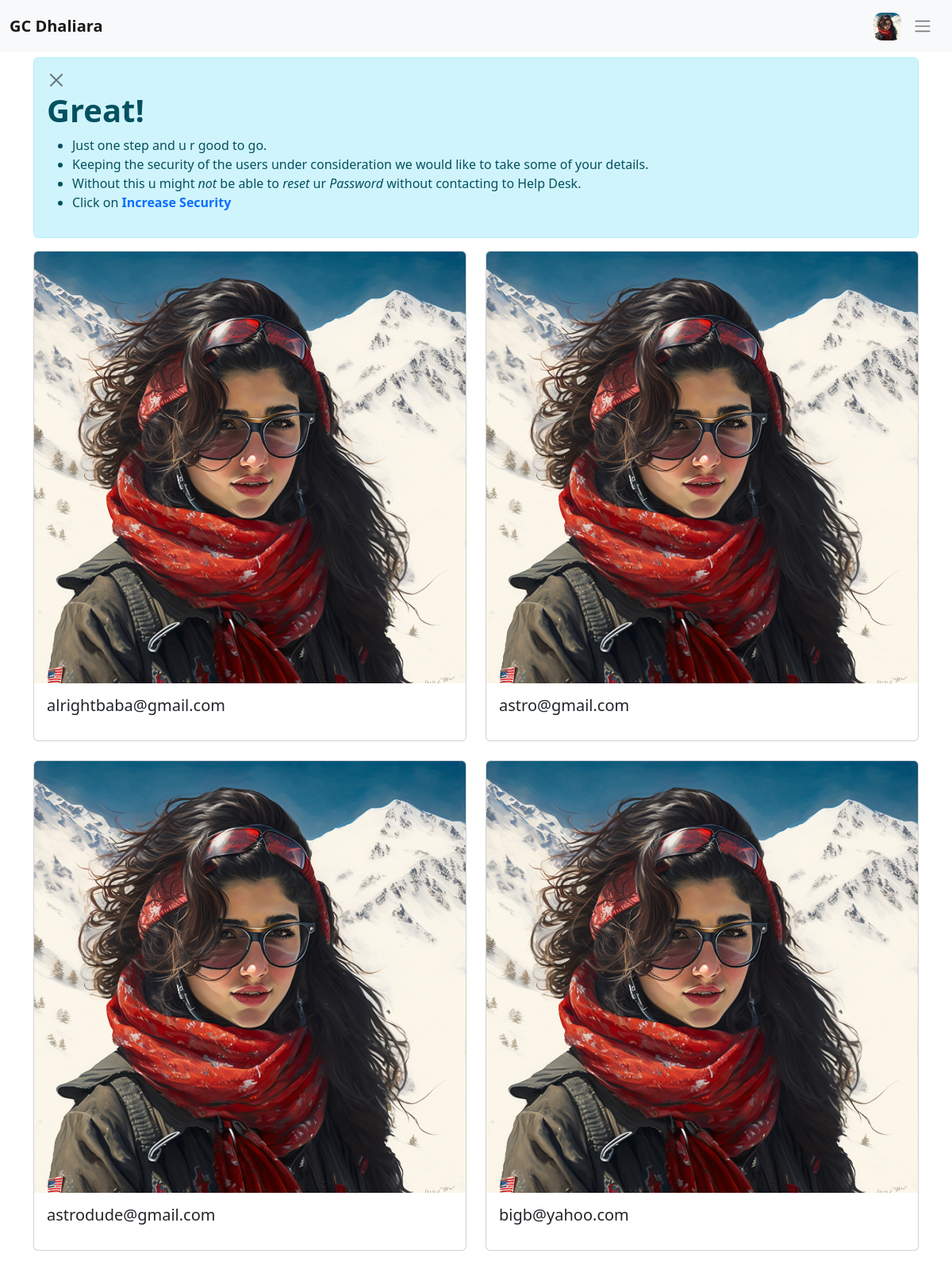
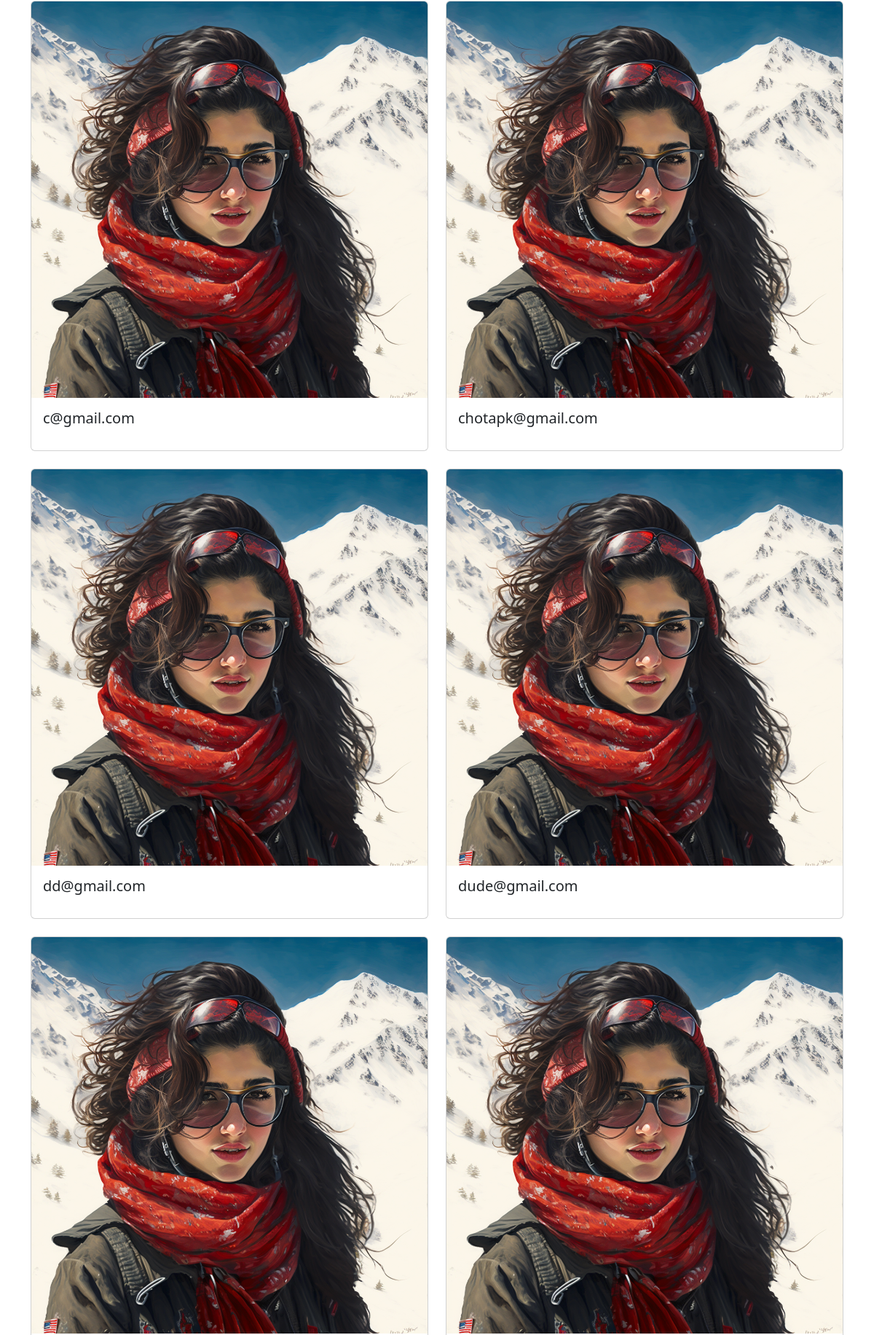
The page /welcome.php (signed in, upper part) on the database its author committed (2 pictures, top to bottom).
### tables this page shows
CREATE TABLE `users` (
  `sno.` int(11) NOT NULL,
  `username` varchar(100) NOT NULL,
  `password` text NOT NULL,
  `dt` timestamp NOT NULL DEFAULT current_timestamp()
);

### welcome.php (the view, shortened to what this page needs)
<!doctype html>
<html lang="en">
  <head>
    <link href= "nav.css" rel= "stylesheet">
    <link href= "welcome.css" rel= "stylesheet">
    <link rel="stylesheet" href="https://stackpath.bootstrapcdn.com/bootstrap/4.4.1/css/bootstrap.min.css">
    <link href="https://cdn.jsdelivr.net/npm/bootstrap@5.2.2/dist/css/bootstrap.min.css" rel="stylesheet">
    </head>
  <body>
    <?php require 'nav.php' ?>
<br>
<?php
$username= $_SESSION['username'];
$conn = mysqli_connect('127.0.0.1', 'root', '', 'morphed_rage');
  $sql = "SELECT * FROM `Security_Q` WHERE username ='$username'";
    $rs= mysqli_query($conn, $sql);
$row=mysqli_fetch_assoc($rs);
    if(!$row)
    {
    echo '<div class="container"><div class="alert alert-info container" role="alert">
  <button type="button" class="btn-close" data-bs-dismiss="alert" aria-label="Close"></button>
  <h1><b>Great!</b></h1>
<ul>
  <li>Just one step and u r good to go.</li>
  <li>Keeping the security of the users under consideration we would like to take some of your details.</li>
  <li>Without this u might <i>not</i> be able to <i>reset</i> ur <i>Password</i> without contacting to Help Desk.</li>
  <li>
    Click on <a style="text-decoration:none" href="set_sq.php"><b>Increase Security</b></a>
  </li>
</ul>
    </div></div>';
    }
      ?>
<div class= " container"><span class= "scard">
<div class="row row-cols-1 row-cols-md-2 g-4">
<?php
$conn = mysqli_connect('127.0.0.1', 'root', '', 'morphed_rage');
$username = $_SESSION['username'];
$pplsrch = "SELECT username FROM users WHERE username != '$username'";
$ppl = mysqli_query($conn, $pplsrch);
while($eachppl = mysqli_fetch_assoc($ppl)) {
  $reciever = $eachppl['username'];
  $profiledt = "SELECT * FROM `profile` WHERE username ='$reciever'";
  $profiledtrs= mysqli_query($conn, $profiledt);
  if($profiledtrs){
    $eachprodt=mysqli_fetch_assoc($profiledtrs);
    if(!empty($eachprodt['first name'])||!empty($eachprodt['last name'])){
      $rfname= $eachprodt['first name'];
      $rlname= $eachprodt['last name'];
      $name= $rfname.' '.$rlname;}
    else{
      $name= $reciever;
            }
if(isset($eachprodt['bio'])&&!empty($eachprodt['bio'])){
$bio=$eachprodt['bio'];}
else{$bio=NULL;}
    if(!empty($eachprodt['profile_pic'])){
      $rpicname= $eachprodt['profile_pic'];
      $rpath= 'upload/'.$rpicname;
      $rpic= "'$rpath'";
    }else {
      $rpic= 'upload/default.png';
    }
  }
  else{
    $proreciever= false;
    $name= $reciever;
    $rpic= 'upload/default.png';
  }
echo"<div class='col'>
<div class='card'>
<form action='process.php' method='post'>
  <input type='hidden' name='reciever' value= $reciever>
<label>  <img class='card-img-top'  alt = 'pplpic' src=$rpic>
<input type = 'submit' class= 'hidden-submit' style='display:none' name= 'submit'>
<div class='card-body'>
        <h5 class='card-title'>$name</h5>
        <p class='card-text'>$bio</p>
      </div>
    </div>
 </label>
</form></div>";
}
?>
    </span>
  </body>
</html>

### nav.php (shortened to what this page needs)
<?php
if(isset($_SESSION['loggedin']) && $_SESSION['loggedin']==true){
  $loggedin= true;
}
else{
  $loggedin = false;
}
echo'<nav class="navbar bg-light navbar-light fixed-top">
  <div class="container-fluid">
    <a class="navbar-brand" href="https://www.gcdhaliara.in/"><strong class= "navbar-brand">GC Dhaliara</strong></a>';
if($loggedin){
  $username = $_SESSION['username'];
  $conn = mysqli_connect('127.0.0.1', 'root', '', 'morphed_rage');
$sql = "SELECT * FROM `profile` WHERE username ='$username'";
$res= mysqli_query($conn, $sql);
$row=mysqli_fetch_assoc($res);
  if(!empty($row['profile_pic'])){
  $dpicname= $row['profile_pic'];
  $path= 'upload/'.$dpicname;
  $pic= "'$path'";
  $_SESSION['upic']= $pic;
}else {  $pic= 'upload/default.png';
      }
  }
      echo"<button class='btn btn-outline-light' type='button' data-bs-toggle='offcanvas' data-bs-target='#offcanvasWithBothOptions' aria-controls='offcanvasWithBothOptions' aria-expanded='false' aria-label='Toggle navigation'>";
if(isset($pic)){
  echo"<img src = $pic class = 'profile_pic' alt= 'profile_pic'>";
}
      echo'<span class="navbar-toggler-icon"></span>
      </button>
    </div>
    </div>
</nav>
  <br>
  <br>
  <div class="offcanvas bg-light offcanvas-start offcanvas-container " data-bs-scroll="true" tabindex="-1" id="offcanvasWithBothOptions" aria-labelledby="offcanvasWithBothOptionsLabel">
  <br>
  <br>
  <br>
  <div class="offcanvas-header flex">
    <h5 class="offcanvas-title" id="offcanvasWithBothOptionsLabel">Back</h5>
    <button type="button" class="btn-close ccbtn" data-bs-dismiss="offcanvas" aria-label="Close"></button>
  </div>
  <hr class="hr hr-dark">
  <div class = "offcanvas-body  " aria-orientation="vertical">
    <ul class="navbar-nav me-auto mb-2 mb-lg-0">
        <li class="nav-item">
          <a class="nav-link" href="welcome.php"><span>Home</span></a>
        </li>';
echo'
   <!--
        dropdown menu 3 da haa
        <li class="nav-item dropdown">
          <a class="nav-link dropdown-toggle" href="#" role="button" data-bs-toggle="dropdown" aria-expanded="false">
            Dropdown
          </a>
          <ul class="dropdown-menu">
            <li><a class="dropdown-item" href="#">Signup</a></li>
            <li><a class="dropdown-item" href="#">Login</a></li>
            <li><hr class="dropdown-divider"></li>
            <li><a class="dropdown-item" href="#">Logout</a></li>
          </ul>
        -->
  </ul>
    </div>
    </div>
  </div>
</div>';
  ?>

### nav.css (style rules this page uses)
.profile_pic { max-width: 50px; border-radius:10px; margin-right:15px; height:35px; }

### rows shown on the page
users: username "alrightbaba@gmail.com"
users: username "astro@gmail.com"
users: username "astrodude@gmail.com"
users: username "bigb@yahoo.com"
users: username "c@gmail.com"
users: username "chotapk@gmail.com"
users: username "dd@gmail.com"
users: username "dude@gmail.com"
